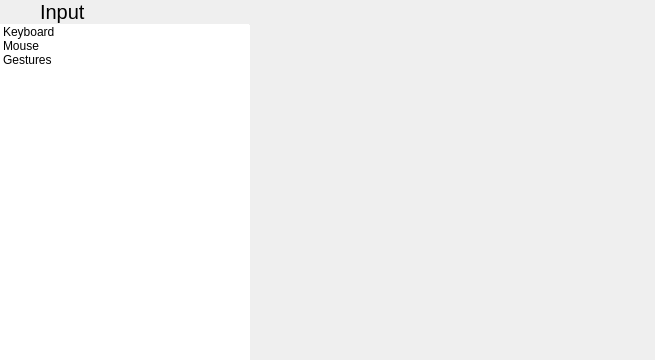
<?xml version="1.0" encoding="UTF-8"?>
<ui version="4.0">
 <class>InputPane</class>
 <widget class="QWidget" name="InputPane">
  <property name="geometry">
   <rect>
    <x>0</x>
    <y>0</y>
    <width>655</width>
    <height>360</height>
   </rect>
  </property>
  <property name="windowTitle">
   <string>Form</string>
  </property>
  <layout class="QHBoxLayout" name="horizontalLayout_2">
   <property name="spacing">
    <number>0</number>
   </property>
   <property name="leftMargin">
    <number>0</number>
   </property>
   <property name="topMargin">
    <number>0</number>
   </property>
   <property name="rightMargin">
    <number>0</number>
   </property>
   <property name="bottomMargin">
    <number>0</number>
   </property>
   <item>
    <widget class="QWidget" name="LeftPaneWidget" native="true">
     <property name="maximumSize">
      <size>
       <width>250</width>
       <height>16777215</height>
      </size>
     </property>
     <layout class="QVBoxLayout" name="verticalLayout">
      <property name="spacing">
       <number>0</number>
      </property>
      <property name="leftMargin">
       <number>0</number>
      </property>
      <property name="topMargin">
       <number>0</number>
      </property>
      <property name="rightMargin">
       <number>0</number>
      </property>
      <property name="bottomMargin">
       <number>0</number>
      </property>
      <item>
       <layout class="QHBoxLayout" name="horizontalLayout">
        <property name="spacing">
         <number>0</number>
        </property>
        <item>
         <widget class="QPushButton" name="backButton">
          <property name="sizePolicy">
           <sizepolicy hsizetype="Preferred" vsizetype="Preferred">
            <horstretch>0</horstretch>
            <verstretch>0</verstretch>
           </sizepolicy>
          </property>
          <property name="text">
           <string/>
          </property>
          <property name="icon">
           <iconset theme="go-previous">
            <normaloff>../../PulseaudioPane</normaloff>../../PulseaudioPane</iconset>
          </property>
          <property name="flat">
           <bool>true</bool>
          </property>
         </widget>
        </item>
        <item>
         <widget class="QLabel" name="label">
          <property name="sizePolicy">
           <sizepolicy hsizetype="Expanding" vsizetype="Preferred">
            <horstretch>0</horstretch>
            <verstretch>0</verstretch>
           </sizepolicy>
          </property>
          <property name="font">
           <font>
            <pointsize>15</pointsize>
           </font>
          </property>
          <property name="text">
           <string>Input</string>
          </property>
          <property name="margin">
           <number>9</number>
          </property>
         </widget>
        </item>
       </layout>
      </item>
      <item>
       <widget class="Line" name="line">
        <property name="maximumSize">
         <size>
          <width>16777215</width>
          <height>1</height>
         </size>
        </property>
        <property name="orientation">
         <enum>Qt::Horizontal</enum>
        </property>
       </widget>
      </item>
      <item>
       <widget class="QListWidget" name="listWidget">
        <property name="frameShape">
         <enum>QFrame::NoFrame</enum>
        </property>
        <property name="iconSize">
         <size>
          <width>32</width>
          <height>32</height>
         </size>
        </property>
        <item>
         <property name="text">
          <string>Keyboard</string>
         </property>
         <property name="icon">
          <iconset theme="preferences-desktop-keyboard"/>
         </property>
        </item>
        <item>
         <property name="text">
          <string>Mouse</string>
         </property>
         <property name="icon">
          <iconset theme="preferences-desktop-mouse"/>
         </property>
        </item>
        <item>
         <property name="text">
          <string>Gestures</string>
         </property>
         <property name="icon">
          <iconset theme="preferences-desktop-gestures"/>
         </property>
        </item>
       </widget>
      </item>
     </layout>
    </widget>
   </item>
   <item>
    <widget class="tStackedWidget" name="settingsStack">
     <property name="currentIndex">
      <number>2</number>
     </property>
     <widget class="KeyboardPane" name="keyboardPane"/>
     <widget class="QWidget" name="page"/>
     <widget class="GesturePane" name="gesturePane"/>
    </widget>
   </item>
  </layout>
 </widget>
 <customwidgets>
  <customwidget>
   <class>tStackedWidget</class>
   <extends>QStackedWidget</extends>
   <header location="global">tstackedwidget.h</header>
   <container>1</container>
  </customwidget>
  <customwidget>
   <class>KeyboardPane</class>
   <extends>QWidget</extends>
   <header>Input/keyboardpane.h</header>
   <container>1</container>
  </customwidget>
  <customwidget>
   <class>GesturePane</class>
   <extends>QWidget</extends>
   <header>Input/gesturepane.h</header>
   <container>1</container>
  </customwidget>
 </customwidgets>
 <resources/>
 <connections>
  <connection>
   <sender>listWidget</sender>
   <signal>currentRowChanged(int)</signal>
   <receiver>settingsStack</receiver>
   <slot>setCurrentIndex(int)</slot>
   <hints>
    <hint type="sourcelabel">
     <x>112</x>
     <y>170</y>
    </hint>
    <hint type="destinationlabel">
     <x>359</x>
     <y>173</y>
    </hint>
   </hints>
  </connection>
 </connections>
</ui>
